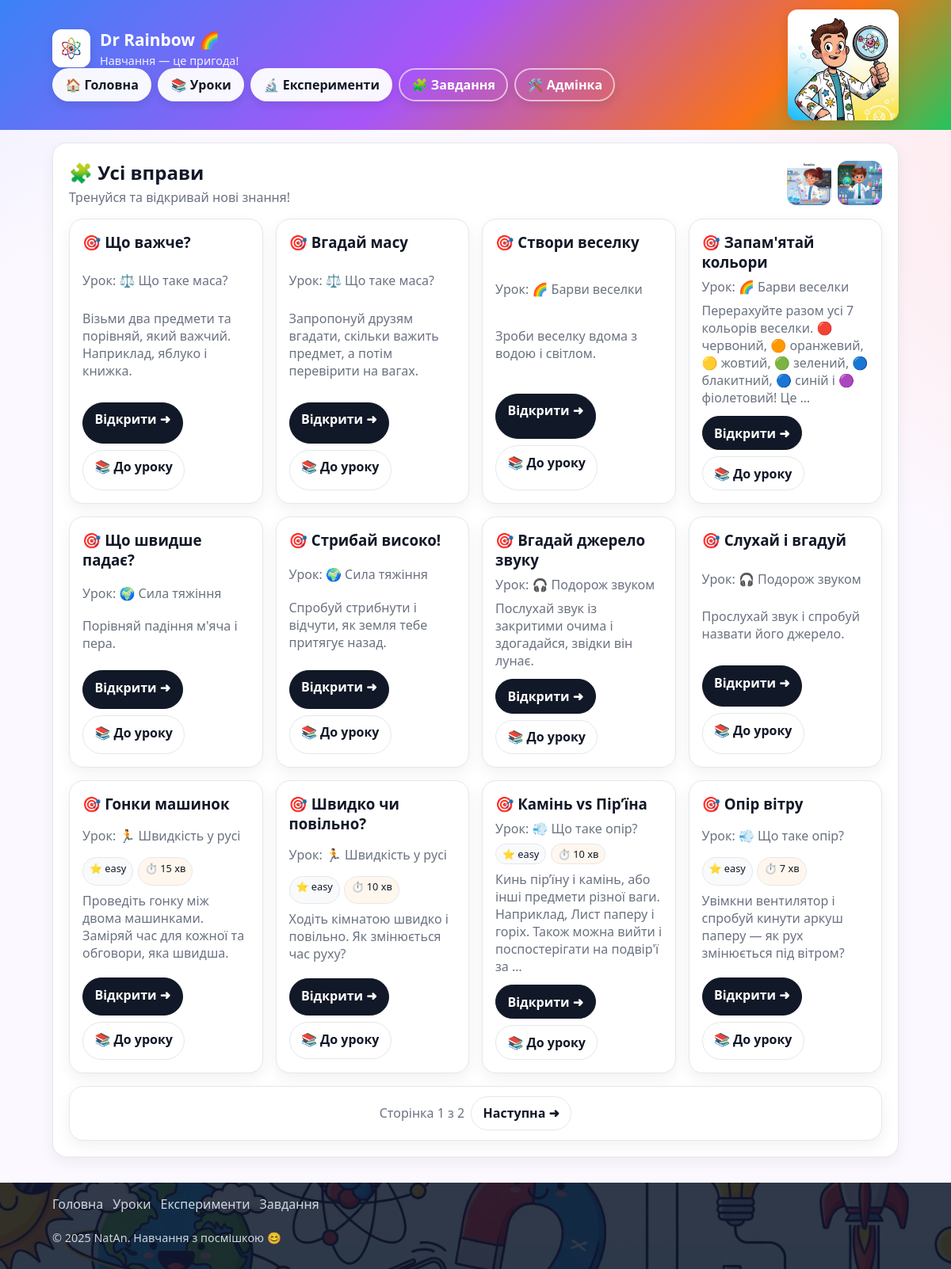
The app's page /lessons/exercises/ with its own data.
### lessons/models.py (models this page shows, shortened)
class Exercise(models.Model):
    lesson = models.ForeignKey(Lesson, on_delete=models.CASCADE, related_name='exercises')
    title = models.CharField(max_length=255)
    slug = models.SlugField(unique=True, blank=True)
    instructions = models.TextField(blank=True)
    created_at = models.DateTimeField(auto_now_add=True)
    order = models.PositiveIntegerField(default=0, help_text="Порядок у уроці")
    difficulty = models.CharField(
        max_length=50,
        blank=True,
        choices=[
            ('easy', 'Легко'),
            ('medium', 'Середньо'),
            ('hard', 'Важко'),
        ],
        help_text="Складність вправи"
    )
    duration = models.PositiveIntegerField(default=0, help_text="Тривалість (у хвилинах)")

class Lesson(models.Model):
    title = models.CharField("Назва уроку", max_length=200)
    slug = models.SlugField(max_length=100, unique=True, blank=False)
    emoji = models.CharField("Емоджі", max_length=10, blank=True, null=True)
    summary = models.TextField("Короткий опис", blank=True, null=True)
    level = models.CharField("Рівень складності", max_length=50, blank=True, null=True)
    duration = models.PositiveIntegerField("Тривалість (хв)", blank=True, null=True)
    age_range = models.CharField("Вік", max_length=50, blank=True, null=True)
    materials = models.TextField("Матеріали", blank=True, null=True)
    steps = models.TextField("Кроки", blank=True, null=True)
    assistant_image = models.CharField("Зображення асистента", max_length=255, blank=True, null=True)
    created_at = models.DateTimeField(auto_now_add=True)
    theory = models.TextField(blank=True, help_text="Текстовий опис для пояснення теорії")
    class Meta:
        verbose_name = "Урок"
        verbose_name_plural = "Уроки"
        ordering = ['-created_at']

### lessons/views.py (the view)
# urls.py: path("exercises/", ExerciseListView.as_view(), name="exercise_list"),
class ExerciseListView(ListView):
    model = Exercise
    template_name = "lessons/exercise_list.html"
    context_object_name = "exercises"
    paginate_by = 12
    def get_queryset(self):
        qs = super().get_queryset().select_related("lesson").order_by("lesson__title", "id")
        lesson_slug = self.kwargs.get("lesson_slug")
        if lesson_slug:
            self.lesson = get_object_or_404(Lesson, slug=lesson_slug)
            qs = qs.filter(lesson=self.lesson)
        return qs
    def get_context_data(self, **kwargs):
        ctx = super().get_context_data(**kwargs)
        if hasattr(self, "lesson"):
            ctx["lesson"] = self.lesson
        return ctx

### lessons/templates/lessons/exercise_list.html (shortened to what this page needs)
{% extends "base.html" %}
{% load static %}
{% block content %}
<section class="panel" style="padding:1.25rem;display:grid;gap:1rem">
  <header style="display:flex;align-items:center;justify-content:space-between;gap:1rem;flex-wrap:wrap">
    <div>
      <h1 style="margin:0">
        🧩 {% if lesson %}Вправи до уроку: {{ lesson.title }}{% else %}Усі вправи{% endif %}
      </h1>
      <p class="muted" style="margin:.25rem 0 0">
        {% if lesson %}Оберіть вправу та розпочнімо!{% else %}Тренуйся та відкривай нові знання!{% endif %}
      </p>
    </div>
    <div style="display:flex;gap:.5rem;align-items:center">
      <img src="{% static 'images/assistant_girl.png' %}" alt="" style="height:56px;border-radius:12px;object-fit:cover">
      <img src="{% static 'images/assistant_boy.png' %}" alt="" style="height:56px;border-radius:12px;object-fit:cover">
    </div>
  </header>
  <div style="display:grid;gap:1rem;grid-template-columns:repeat(auto-fit,minmax(240px,1fr))">
    {% for ex in exercises %}
      <article class="panel" style="padding:1rem;display:grid;gap:.5rem">
        <h3 style="margin:0">🎯 {{ ex.title }}</h3>
        {% if ex.lesson %}<span class="muted">Урок: {{ ex.lesson.title }}</span>{% endif %}
        {% if ex.duration or ex.difficulty %}
          <div style="display:flex;gap:.35rem;flex-wrap:wrap">
            {% if ex.difficulty %}
              <span style="font-size:.8rem;padding:.2rem .5rem;border-radius:999px;border:1px solid #e5e7eb;background:#f8fafc">
                ⭐ {{ ex.difficulty }}
              </span>
            {% endif %}
            {% if ex.duration %}
              <span style="font-size:.8rem;padding:.2rem .5rem;border-radius:999px;border:1px solid #e5e7eb;background:#fff7ed">
                ⏱️ {{ ex.duration }} хв
              </span>
            {% endif %}
          </div>
        {% endif %}
        <p class="muted" style="margin:0">
          {{ ex.instructions|default:"Спробуй виконати завдання!"|truncatewords:22 }}
        </p>
        <div style="display:flex;gap:.5rem;flex-wrap:wrap;margin-top:.25rem">
          {% if ex.slug %}
            <a class="btn" href="{% url 'exercise_detail' ex.slug %}">Відкрити ➜</a>
          {% else %}
            <span class="muted" title="Вправа без адреси">⛔ Без доступу</span>
          {% endif %}
          {% if ex.lesson and ex.lesson.slug %}
            <a class="app-btn" href="{% url 'lesson_detail' ex.lesson.slug %}">📚 До уроку</a>
          {% endif %}
        </div>
      </article>
    {% empty %}
      <article class="panel" style="padding:1rem">
        <p class="muted" style="margin:0">Вправ поки немає.</p>
      </article>
    {% endfor %}
  </div>
  {% if is_paginated %}
    <nav class="panel" aria-label="Пагінація" style="padding:.75rem;display:flex;gap:.5rem;justify-content:center">
      <span class="muted" style="display:grid;place-items:center">
        Сторінка {{ page_obj.number }} з {{ page_obj.paginator.num_pages }}
      </span>
      {% if page_obj.has_next %}
        <a class="app-btn" href="?page={{ page_obj.next_page_number }}">Наступна ➜</a>
      {% endif %}
    </nav>
  {% endif %}
</section>
{% endblock %}

### records on screen
Exercise: title "Що важче?", lesson "⚖️ Що таке маса?", instructions "Візьми два предмети та порівняй, який важчий. Наприклад, яблуко і книжка.", slug "Відкрити ➜", shows "📚 До уроку"
Exercise: title "Вгадай масу", lesson "⚖️ Що таке маса?", instructions "Запропонуй друзям вгадати, скільки важить предмет, а потім перевірити на вагах.", slug "Відкрити ➜", shows "📚 До уроку"
Exercise: title "Створи веселку", lesson "🌈 Барви веселки", instructions "Зроби веселку вдома з водою і світлом.", slug "Відкрити ➜", shows "📚 До уроку"
Exercise: title "Запам'ятай кольори", lesson "🌈 Барви веселки", instructions "Перерахуйте разом усі 7 кольорів веселки. 🔴 червоний, 🟠 оранжевий, 🟡 жовтий, 🟢 зелений, 🔵 блакитний, 🔵 синій і 🟣 фіолетовий! Це …", slug "Відкрити ➜", shows "📚 До уроку"
Exercise: title "Що швидше падає?", lesson "🌍 Сила тяжіння", instructions "Порівняй падіння м'яча і пера.", slug "Відкрити ➜", shows "📚 До уроку"
Exercise: title "Стрибай високо!", lesson "🌍 Сила тяжіння", instructions "Спробуй стрибнути і відчути, як земля тебе притягує назад.", slug "Відкрити ➜", shows "📚 До уроку"
Exercise: title "Вгадай джерело звуку", lesson "🎧 Подорож звуком", instructions "Послухай звук із закритими очима і здогадайся, звідки він лунає.", slug "Відкрити ➜", shows "📚 До уроку"
Exercise: title "Слухай і вгадуй", lesson "🎧 Подорож звуком", instructions "Прослухай звук і спробуй назвати його джерело.", slug "Відкрити ➜", shows "📚 До уроку"
Exercise: title "Гонки машинок", lesson "🏃 Швидкість у русі", difficulty "easy", duration "15", instructions "Проведіть гонку між двома машинками. Заміряй час для кожної та обговори, яка швидша.", slug "Відкрити ➜", shows "📚 До уроку"
Exercise: title "Швидко чи повільно?", lesson "🏃 Швидкість у русі", difficulty "easy", duration "10", instructions "Ходіть кімнатою швидко і повільно. Як змінюється час руху?", shows "Відкрити ➜", shows "📚 До уроку"
Exercise: title "Камінь vs Пір’їна", lesson "💨 Що таке опір?", difficulty "easy", duration "10", instructions "Кинь пір’їну і камінь, або інші предмети різної ваги. Наприклад, Лист паперу і горіх. Також можна вийти і поспостерігати на подвір'ї за …", slug "Відкрити ➜", shows "📚 До уроку"
Exercise: title "Опір вітру", lesson "💨 Що таке опір?", difficulty "easy", duration "7", instructions "Увімкни вентилятор і спробуй кинути аркуш паперу — як рух змінюється під вітром?", slug "Відкрити ➜", shows "📚 До уроку"

### other values on screen
{{ page_obj.number }} "1"
{{ page_obj.paginator.num_pages }} "2"
